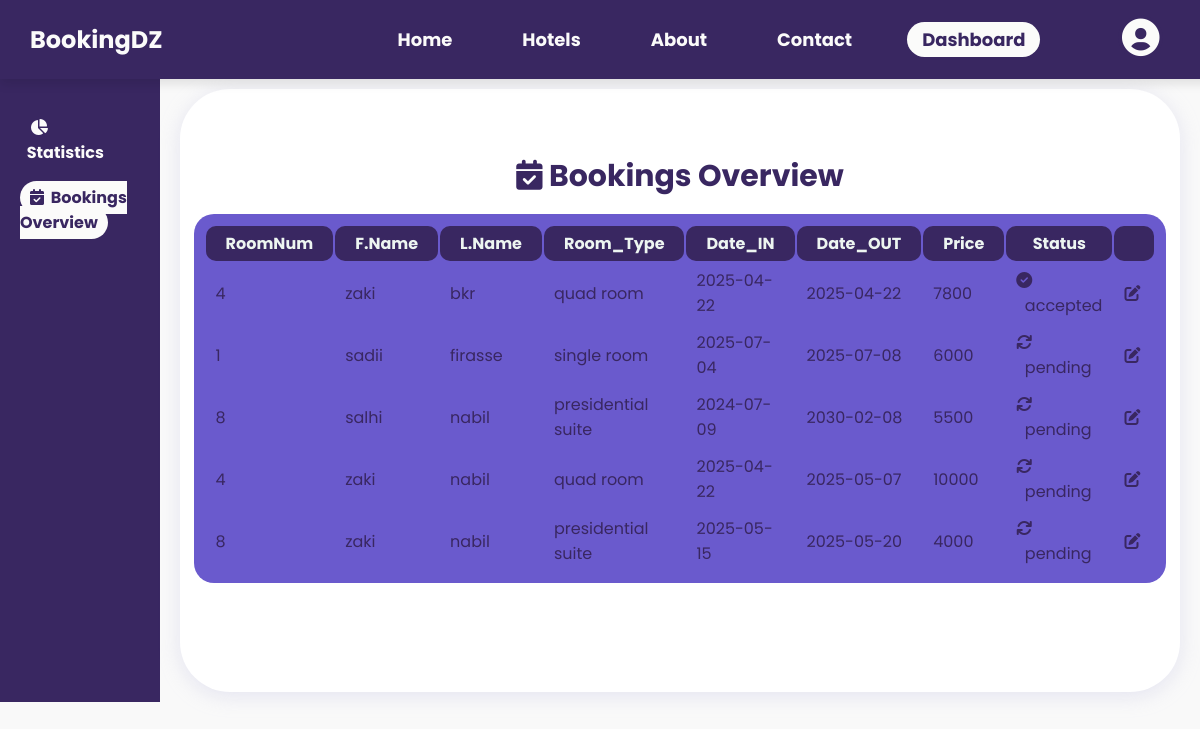
/html/business/dashboard/BookingsOverview.php?id=8&hotelId=1, run on the app's committed database.
### tables this page shows
CREATE TABLE `booking` (
  `id` int(11) NOT NULL,
  `hotel_id` int(11) NOT NULL,
  `Fname` varchar(20) DEFAULT NULL,
  `Lname` varchar(20) DEFAULT NULL,
  `NumPhone` int(10) DEFAULT NULL,
  `email` varchar(255) NOT NULL,
  `NumRoom` int(11) NOT NULL,
  `dateFrom` date DEFAULT NULL,
  `dateTo` date DEFAULT NULL,
  `DateOfBooking` timestamp NOT NULL DEFAULT current_timestamp(),
  `total_price` int(20) NOT NULL,
  `booking_status` enum('pending','accepted','refused') NOT NULL DEFAULT 'pending'
);

CREATE TABLE `room_info` (
  `id` int(11) NOT NULL,
  `room_type` varchar(20) DEFAULT NULL,
  `room_capacity` int(20) DEFAULT NULL,
  `amenities` varchar(11) DEFAULT NULL,
  `room_price` int(20) DEFAULT NULL,
  `matching_rooms` int(20) DEFAULT NULL,
  `hotel_id` int(20) DEFAULT NULL
);

### html/business/dashboard/BookingsOverview.php (the view, shortened to what this page needs)
<?php
$conn = new mysqli("localhost", "root", "", "hotel_db");
$userId = $_GET['id'];
$hotelId = $_GET['hotelId'] ?? null;
?>
<!DOCTYPE html>
<html lang="en">
<head>
  <link rel="stylesheet" href="../../../css/business/dashboard/BookingsOverview.css"/>
  <link href='https://unpkg.com/boxicons@2.1.4/css/boxicons.min.css' rel='stylesheet'/>
  <link rel="stylesheet" href="https://cdnjs.cloudflare.com/ajax/libs/font-awesome/6.4.0/css/all.min.css"/>
</head>
<body>
  <header>
    <div class="logo">BookingDZ</div>
    <nav>
      <ul>
        <li><a href="../../user/home.php?id=<?php echo $userId; ?>&hotelId=<?php echo $hotelId?>">Home</a></li>
        <li><a href="../../user/service.php?id=<?php echo $userId; ?>&hotelId=<?php echo $hotelId?>">Hotels</a></li>
        <li><a href="../../user/about.php?id=<?php echo $userId; ?>&hotelId=<?php echo $hotelId?>">About</a></li>
        <li><a href="../../user/contact.php?id=<?php echo $userId; ?>&hotelId=<?php echo $hotelId?>">Contact</a></li>
        <li><a href="#" class="active">Dashboard</a></li>
      </ul>
    </nav>
    <div class="profile">
      <button class="profile-icon" onclick="toggleDescription()">
        <i class='bx bxs-user-circle'></i>
      </button>
    </div>
  </header>
  <main class="main">
    <div class="sidebar">
      <ul>
        <li><a href="../../business/dashboard/Statistics.php?id=<?php echo $userId; ?>&hotelId=<?php echo $hotelId?>">
          <i class="fas fa-chart-pie"></i>&nbsp;&nbsp;Statistics</a></li>
        <li><a href="#" class="active"><i class="fas fa-calendar-check"></i>&nbsp;&nbsp;Bookings Overview</a></li>
      </ul>
    </div>
    <div class="content">
      <h3><i class="fas fa-calendar-check"></i> Bookings Overview</h3>
      <div class="table">
        <table border="1" cellpadding="10">
          <thead>
            <tr>
              <th>RoomNum</th>
              <th>F.Name</th>
              <th>L.Name</th>
              <th>Room_Type</th>
              <th>Date_IN</th>
              <th>Date_OUT</th>
              <th>Price</th>
              <th>Status</th>
              <th></th>
            </tr>
          </thead>
          <tbody>
            <?php
              $sql = "SELECT
              booking.id,
              booking.NumRoom,
              booking.Fname,
              booking.Lname,
              room_info.room_type AS room_type,
              booking.dateFrom,
              booking.dateTo,
              booking.total_price,
              booking.booking_status
              FROM booking
              LEFT JOIN room_info ON booking.NumRoom = room_info.id
              WHERE booking.hotel_id = $hotelId";
              $result = $conn->query($sql);
              if ($result && $result->num_rows > 0) {
                while ($row = $result->fetch_assoc()) {
                  echo "<tr>
                    <td>{$row['NumRoom']}</td>
                    <td>{$row['Fname']}</td>
                    <td>{$row['Lname']}</td>
                    <td>{$row['room_type']}</td>
                    <td>{$row['dateFrom']}</td>
                    <td>{$row['dateTo']}</td>
                    <td>{$row['total_price']}</td>
                    <td>";
                    if ($row['booking_status'] == 'pending') {
                      echo "<i class=\"fa-solid fa-arrows-rotate\"></i>&nbsp;&nbsp;{$row['booking_status']}";
                    } elseif ($row['booking_status'] == 'accepted') {
                      echo "<i class=\"fa-solid fa-circle-check\"></i>&nbsp;&nbsp;{$row['booking_status']}";
                    } elseif ($row['booking_status'] == 'refused') {
                      echo "<i class=\"fa-solid fa-circle-xmark\"></i>&nbsp;&nbsp;{$row['booking_status']}";
                    }?>
                    </td>
                    <td>
                      <i class="fa-solid fa-pen-to-square" onclick="this.nextElementSibling.style.display='block'; this.style.display='none';"></i>
                    </td>
                  </tr>
                <?php }
              } else {
                echo "<tr><td colspan='8'>No bookings found</td></tr>";
              }
            ?>
          </tbody>
        </table>
      </div>
    </div>
  </main>
</body>
</html>

### css/business/dashboard/BookingsOverview.css (style rules this page uses)
* { user-select: none; text-decoration: none; }
body { display: flex; flex-direction: column; font-family: "Poppins", sans-serif; margin: 0; padding: 0; background: #f9f9f9; box-sizing: border-box; font-family: "Poppins", sans-serif; text-decoration: none; list-style: none; }
header { display:flex; position: fixed; z-index: 3; width: 96.1%; justify-content: space-between; align-items: center; background: #392761ff; box-shadow: 0px 5px 10px rgba(0, 0, 0, 0.1); padding: 10px 30px; }
.logo { font-size: 24px; font-weight: bolder; color: #FBFBFAff; }
nav { display: flex; justify-content: space-between; align-items: center; margin: 0 auto 0 200px; }
nav ul { list-style: none; display: flex; padding: 0; }
nav ul li { margin: 0 20px; }
nav ul li a { text-decoration: none; color: #FBFBFAff; font-weight: bold; font-size: large; padding: 5px 15px; }
nav ul li a:hover,nav ul li a.active, .sidebar ul li a:hover,.sidebar ul li a.active { transform: scale(1.1); background: #FBFBFAff; color: #392761ff; border-radius: 50px; }
.profile-icon i { font-size: 45px; color: #FBFBFAff; cursor: pointer; }
.profile-icon { margin: 0 20px; padding: 0; border-radius: 50%; border: none; background: #392761ff; }
main { display: flex; flex-direction: row; margin: 79.2px 0 0 0; }
.sidebar { display: flex; flex-direction: column; background-color:#392761ff; width: 22%; padding-bottom: 35.9%; text-decoration: none; }
.sidebar ul { list-style: none; padding: 0 10px; }
.sidebar ul li a { text-decoration: none; color: #FBFBFAff; font-weight: bold; padding: 5px 10px; }
.sidebar ul li { margin: 20px 10px; }
.content { display:flex; flex-direction: column; align-items: center; width: 80%; padding: 50px 20px; background-color: #6a5acd; background: rgb(255, 255, 255); border-radius: 50px; box-shadow: 0 4px 20px rgba(194, 195, 226, 0.379); margin: 10px 20px 10px 20px; }
h3 { text-align: center; color: #392761; font-size: 30px; margin: 15px; }
table { background-color: #6a5acd; border-radius: 20px; padding: 10px; border: #392761ff; }
th { background-color: #392761ff; color: #edf5f1; border-radius: 10px; padding: 5px 20px; text-align: left; text-align: center; border: none; }
td { padding: 5px 10px; color: #392761ff; border: none; }

### data on the page
booking: NumRoom "4", Fname "zaki", Lname "bkr", NumRoom.room_type "quad room", dateFrom "2025-04-22", dateTo "2025-04-22", total_price "7800", booking_status "accepted"
booking: NumRoom "1", Fname "sadii", Lname "firasse", NumRoom.room_type "single room", dateFrom "2025-07-04", dateTo "2025-07-08", total_price "6000", booking_status "pending"
booking: NumRoom "8", Fname "salhi", Lname "nabil", NumRoom.room_type "presidential suite", dateFrom "2024-07-09", dateTo "2030-02-08", total_price "5500", booking_status "pending"
booking: NumRoom "4", Fname "zaki", Lname "nabil", NumRoom.room_type "quad room", dateFrom "2025-04-22", dateTo "2025-05-07", total_price "10000", booking_status "pending"
booking: NumRoom "8", Fname "zaki", Lname "nabil", NumRoom.room_type "presidential suite", dateFrom "2025-05-15", dateTo "2025-05-20", total_price "4000", booking_status "pending"
